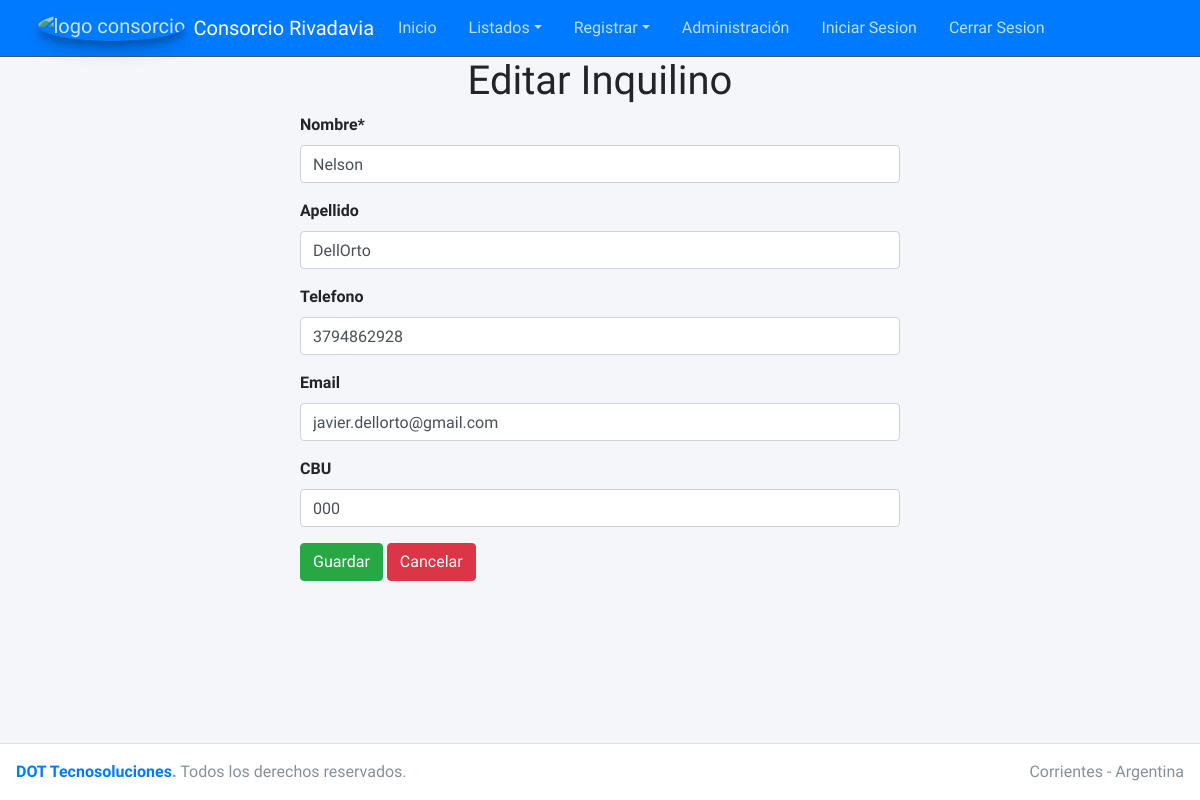
Page /consorcio/editar_inquilino/1 on the earlier database version.
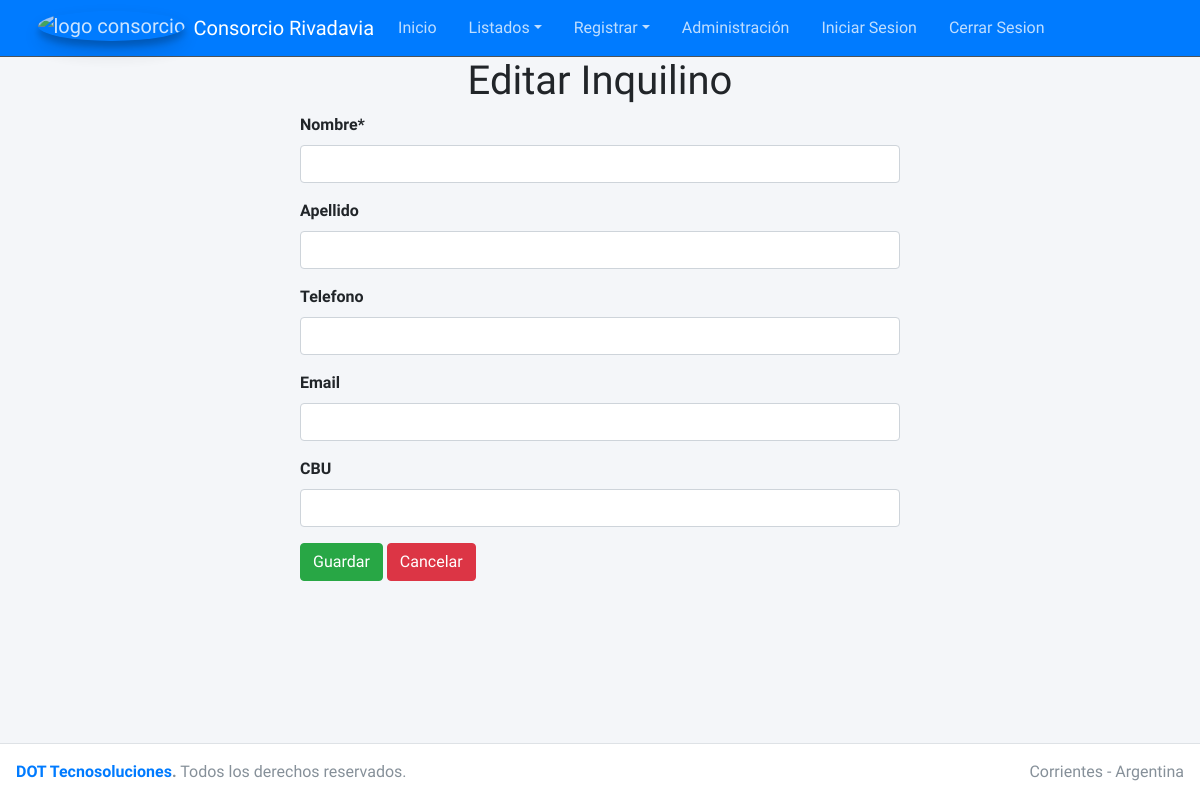
Same page on the later database version.
### casa/models.py (models this page shows, shortened)
class Propietario(models.Model):
    nombre = models.CharField(max_length=30)
    apellido = models.CharField(max_length=30, blank=True)
    telefono = models.CharField(max_length=10, blank=True, null=True)
    email = models.EmailField(blank=True, null=True)
    CBU = models.CharField(max_length=22, blank=True, null=True)
    creado = models.DateTimeField(auto_now_add=True)
    modificado = models.DateTimeField(auto_now=True)
    class Meta:
        ordering = ['nombre']
        verbose_name = 'Propietarios'
        verbose_name_plural = "Propietarios"

### casa/views.py (the view)
# urls.py: path('editar_inquilino/<int:id_inquilino>', views.FormularioInquilinoView.editar_inquilino, name='editarinquilino'),
    def editar_inquilino(request, id_inquilino):
        inquilino = Propietario.objects.filter(id=id_inquilino).first()
        form = FormularioPropietario(instance = inquilino)
        return render(request, 'editarinquilino.html', {'form':form, 'inquilino':inquilino})

### casa/forms.py
class FormularioPropietario(forms.ModelForm):
    class Meta:
        model = Propietario
        fields = '__all__'

### casa/templates/editarinquilino.html (shortened to what this page needs)
{% extends 'home.html' %}
{% load crispy_forms_tags %}
{% block content %}
<h1 class="text-center">Editar Inquilino</h1>
<form action=" {% url 'actualizarinquilino' inquilino.id %}" method="POST">
  <div style="width: 50%; margin: auto">
    {{form | crispy}}
    <button type="submit" class="btn btn-success">Guardar</button>
    <a href="{% url 'inquilinos' %}" class="btn btn-danger">Cancelar</a>
  </div>
</form>
{% endblock %}

Differences in the rows shown:
removed Propietario: nombre "Nelson", apellido "DellOrto", telefono "3794862928", email "javier.dellorto@gmail.com", CBU "000"
